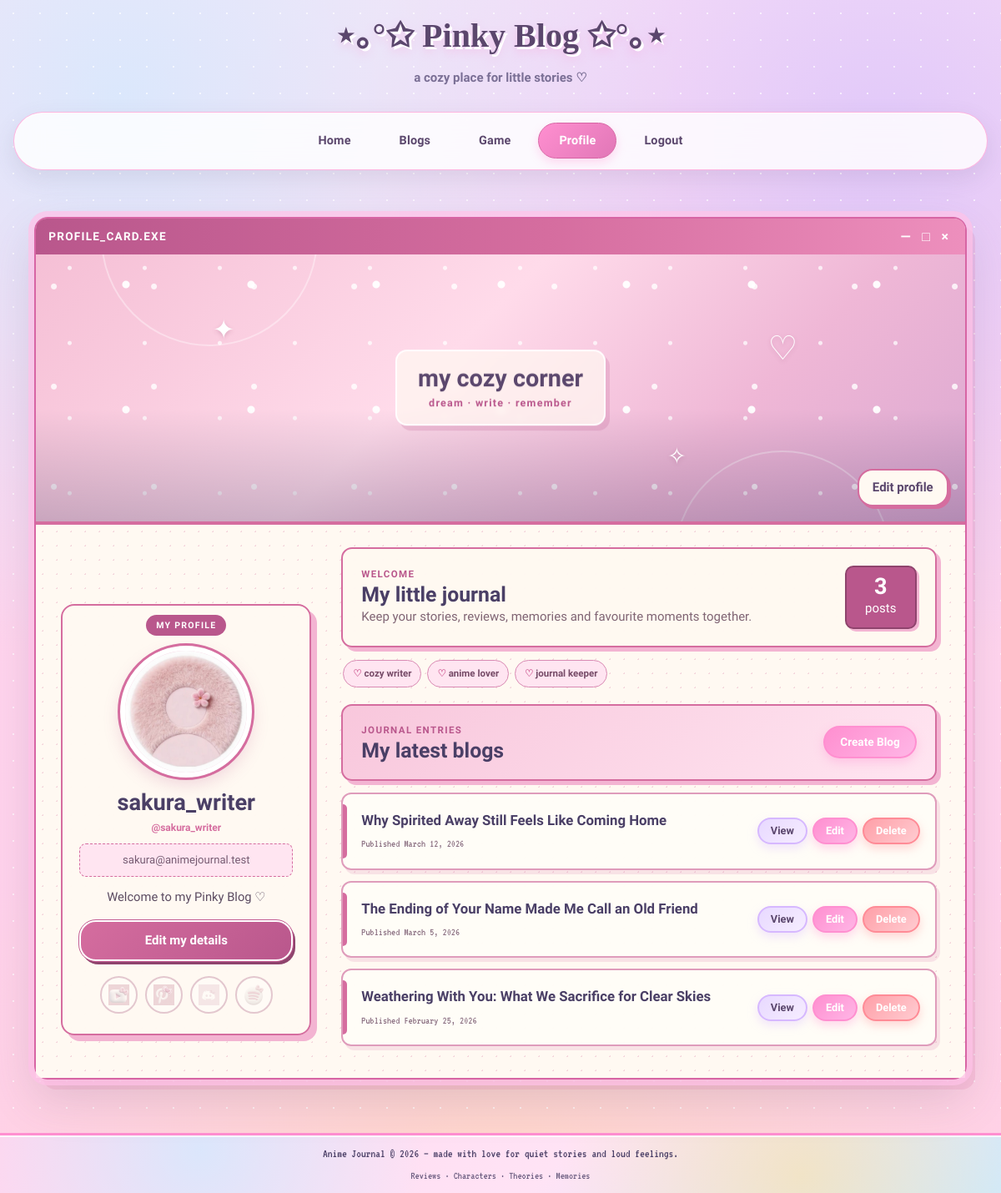
The app's page /profile.php (signed in) with its own data.
### tables this page shows
CREATE TABLE IF NOT EXISTS user (
    id INT AUTO_INCREMENT PRIMARY KEY,
    username VARCHAR(50) NOT NULL UNIQUE,
    email VARCHAR(100) NOT NULL UNIQUE,
    password VARCHAR(255) NOT NULL,
    role VARCHAR(20) NOT NULL DEFAULT 'user',
    profile_image VARCHAR(255) DEFAULT NULL,
    cover_image VARCHAR(255) DEFAULT NULL,
    description TEXT DEFAULT NULL,
    discord VARCHAR(255) DEFAULT NULL,
    youtube VARCHAR(255) DEFAULT NULL,
    x_link VARCHAR(255) DEFAULT NULL,
    spotify VARCHAR(255) DEFAULT NULL
);

CREATE TABLE IF NOT EXISTS blogPost (
    id INT AUTO_INCREMENT PRIMARY KEY,
    user_id INT NOT NULL,
    title VARCHAR(200) NOT NULL,
    content TEXT NOT NULL,
    thumbnail VARCHAR(255) DEFAULT NULL,
    created_at TIMESTAMP DEFAULT CURRENT_TIMESTAMP,
    updated_at TIMESTAMP DEFAULT CURRENT_TIMESTAMP ON UPDATE CURRENT_TIMESTAMP,
    CONSTRAINT fk_blog_user
        FOREIGN KEY (user_id) REFERENCES user(id)
        ON DELETE CASCADE
        ON UPDATE CASCADE
);

### includes/auth.php (called while the page is built, shortened)
<?php
function isLoggedIn(): bool
{
    return isset($_SESSION['user_id']);
}
function e(string $value): string
{
    return htmlspecialchars($value, ENT_QUOTES, 'UTF-8');
}
function formatDate(string $date): string
{
    return date('F j, Y', strtotime($date));
}

### profile.php (the view, shortened to what this page needs)
<?php
require_once __DIR__ . '/includes/db.php';
require_once __DIR__ . '/includes/header.php';
$userId = (int) $_SESSION['user_id'];
$stmt = $conn->prepare(
    'SELECT username, email, profile_image, cover_image, description, discord, youtube, x_link, spotify
     FROM user WHERE id = ?'
);
$stmt->bind_param('i', $userId);
$stmt->execute();
$user = $stmt->get_result()->fetch_assoc();
$stmt = $conn->prepare(
    'SELECT id, title, created_at, updated_at FROM blogPost
     WHERE user_id = ? ORDER BY created_at DESC'
);
$stmt->bind_param('i', $userId);
$stmt->execute();
$blogs = $stmt->get_result()->fetch_all(MYSQLI_ASSOC);
$totalPosts = count($blogs);
$imagePath = static function (?string $filename, string $fallback): string {
    if ($filename && file_exists(__DIR__ . '/assests/images/' . basename($filename))) {
        return 'assests/images/' . rawurlencode(basename($filename));
    }
    return 'assests/images/' . $fallback;
};
$hasCustomCover = !empty($user['cover_image'])
    && basename($user['cover_image']) !== 'default-cover.jpg'
    && file_exists(__DIR__ . '/assests/images/' . basename($user['cover_image']));
?>
<div class="profile-page-shell">
    <section class="profile-window">
        <div class="profile-window-bar">
            <span>PROFILE_CARD.EXE</span>
            <span class="profile-window-controls" aria-hidden="true">— □ ×</span>
        </div>
        <div class="profile-cover<?= $hasCustomCover ? '' : ' is-default-cover' ?>">
            <?php if ($hasCustomCover): ?>
                <img src="<?= e($imagePath($user['cover_image'], 'default-cover.jpg')) ?>" alt="<?= e($user['username']) ?>'s cover image">
            <?php else: ?>
                <div class="animated-profile-cover" role="img" aria-label="Animated pink sky with drifting clouds, stars and hearts">
                    <span class="cover-sparkle sparkle-one">✦</span>
                    <span class="cover-sparkle sparkle-two">♡</span>
                    <span class="cover-sparkle sparkle-three">✧</span>
                    <div class="cover-message"><strong>my cozy corner</strong><small>dream · write · remember</small></div>
                </div>
            <?php endif; ?>
            <a href="edit_profile.php" class="cover-edit-link">Edit profile</a>
        </div>
        <div class="profile-paper">
            <aside class="profile-identity">
                <div class="profile-picture">
                    <img src="<?= e($imagePath($user['profile_image'], 'default-profile.jpg')) ?>" alt="<?= e($user['username']) ?>'s profile photo">
                </div>
                <h1><?= e($user['username']) ?></h1>
                <span class="profile-handle">@<?= e($user['username']) ?></span>
                <p class="profile-email"><?= e($user['email']) ?></p>
                <p class="profile-bio"><?= nl2br(e($user['description'] ?: 'Welcome to my Pinky Blog ♡')) ?></p>
                <a href="edit_profile.php" class="edit-profile-btn">Edit my details</a>
                <div class="social-links" aria-label="Social links">
                    <?php
                    $socials = [
                        ['youtube', 'youtube.jpg', 'YouTube'],
                        ['x_link', 'pinterest.jpg', 'X / Pinterest'],
                        ['discord', 'discord.jpg', 'Discord'],
                        ['spotify', 'spotify.jpg', 'Spotify'],
                    ];
                    foreach ($socials as [$field, $icon, $label]):
                        $link = trim((string) ($user[$field] ?? ''));
                        $isSafeLink = filter_var($link, FILTER_VALIDATE_URL)
                            && in_array(strtolower((string) parse_url($link, PHP_URL_SCHEME)), ['http', 'https'], true);
                    ?>
                        <?php if ($isSafeLink): ?>
                            <a href="<?= e($link) ?>" target="_blank" rel="noopener noreferrer" class="social-frame" title="<?= e($label) ?>">
                                <img src="assests/images/<?= e($icon) ?>" alt="<?= e($label) ?>">
                            </a>
                        <?php else: ?>
                            <span class="social-frame is-empty" title="Add <?= e($label) ?> in Edit profile">
                                <img src="assests/images/<?= e($icon) ?>" alt="">
                            </span>
                        <?php endif; ?>
                    <?php endforeach; ?>
                </div>
            </aside>
            <main class="profile-journal">
                <div class="journal-welcome">
                    <div>
                        <p class="eyebrow">Welcome</p>
                        <h2>My little journal</h2>
                        <p>Keep your stories, reviews, memories and favourite moments together.</p>
                    </div>
                    <div class="profile-stats">
                        <span><strong><?= $totalPosts ?></strong> posts</span>
                    </div>
                </div>
                <div class="profile-mood-strip" aria-label="Profile highlights">
                    <span>cozy writer</span><span>anime lover</span><span>journal keeper</span>
                </div>
                <div class="journal-heading">
                    <div>
                        <p class="eyebrow">Journal entries</p>
                        <h2>My latest blogs</h2>
                    </div>
                    <a href="create.php" class="btn btn-primary">Create Blog</a>
                </div>
                <?php if (empty($blogs)): ?>
                    <div class="empty-state profile-empty">
                        <p>You haven't written any blog posts yet.</p>
                        <a href="create.php" class="btn btn-primary">Create Your First Blog</a>
                    </div>
                <?php else: ?>
                    <div class="dashboard-list profile-post-list">
                        <?php foreach ($blogs as $blog): ?>
                            <article class="dashboard-item profile-post">
                                <div>
                                    <h3><?= e($blog['title']) ?></h3>
                                    <p class="meta">Published <?= e(formatDate($blog['created_at'])) ?><?php if ($blog['updated_at'] !== $blog['created_at']): ?> · Updated <?= e(formatDate($blog['updated_at'])) ?><?php endif; ?></p>
                                </div>
                                <div class="actions">
                                    <a href="view.php?id=<?= (int) $blog['id'] ?>" class="btn btn-secondary btn-small">View</a>
                                    <a href="edit.php?id=<?= (int) $blog['id'] ?>" class="btn btn-primary btn-small">Edit</a>
                                    <form method="POST" action="delete.php" data-confirm-delete data-blog-title="<?= e($blog['title']) ?>">
                                        <button type="submit" class="btn btn-danger btn-small">Delete</button>
                                    </form>
                                </div>
                            </article>
                        <?php endforeach; ?>
                    </div>
                <?php endif; ?>
            </main>
        </div>
    </section>
</div>
<?php require_once __DIR__ . '/includes/footer.php'; ?>

### includes/header.php (shortened to what this page needs)
<?php
require_once __DIR__ . '/auth.php';
$currentPage = basename($_SERVER['PHP_SELF']);
$isHome = $currentPage === 'index.php';
?>
<!DOCTYPE html>
<html lang="en">
<head>
    <link rel="stylesheet" href="css/style.css?v=<?= (int) filemtime(__DIR__ . '/../css/style.css') ?>">
<link rel="stylesheet" href="css/pinky-theme.css?v=<?= (int) filemtime(__DIR__ . '/../css/pinky-theme.css') ?>">
<?php if (in_array(basename($_SERVER['PHP_SELF']), ['profile.php', 'edit_profile.php'], true)): ?>
<link rel="stylesheet" href="css/profile.css?v=<?= (int) filemtime(__DIR__ . '/../css/profile.css') ?>">
<?php endif; ?>
</head>
<body class="<?= $isHome ? 'page-home' : 'page-inner' ?>">
<div class="float-field">
</div>
<?php if ($currentPage !== 'blogs.php'): ?>
    <header class="pinky-header">
        <div class="pinky-logo">
            ⋆｡°✩ Pinky Blog ✩°｡⋆
        </div>
        <p class="pinky-tagline">
            a cozy place for little stories ♡
        </p>
    </header>
<?php endif; ?>
<nav class="pinky-nav">
    <a href="index.php" class="<?= $currentPage === 'index.php' ? 'active' : '' ?>">
        <small>Home</small>
    </a>
    <a href="blogs.php" class="<?= in_array($currentPage, ['blogs.php', 'view.php'], true) ? 'active' : '' ?>">
        <small>Blogs</small>
    </a>
    <a href="game.html" class="<?= $currentPage === 'game.html' ? 'active' : '' ?>">
        <small>Game</small>
    </a>
    <?php if (isLoggedIn()): ?>
    <a href="profile.php" class="<?= in_array($currentPage, ['profile.php', 'edit_profile.php', 'create.php', 'edit.php'], true) ? 'active' : '' ?>">
        <small>Profile</small>
    </a>
    <a href="logout.php">
        <small>Logout</small>
    </a>
    <?php else: ?>
    <a href="login.php">
        <small>Login</small>
    </a>
    <?php endif; ?>
</nav>
    <main class="main-content">

### includes/footer.php (shortened to what this page needs)
    </main>
    <footer class="site-footer">
        <div class="footer-frame">
            <p>Anime Journal &copy; <?= date('Y') ?> — made with love for quiet stories and loud feelings.</p>
            <p class="footer-note">Reviews &middot; Characters &middot; Theories &middot; Memories</p>
        </div>
    </footer>
</body>
</html>

### css/pinky-theme.css (style rules this page uses)
:root { --cr-pink: #ffd6ef; --cr-white-glow: #ffffff; --cr-hotpink: #ff8fd0; --cr-cotton-pink: #ffb6e6; --cr-gold: #ffe08f; --cr-lavender: #c8b6ff; --cr-plum: #3a3450; }
body { font-family: 'Quicksand', sans-serif; color: var(--cr-plum); background-color: var(--cr-pink); background-image: radial-gradient(circle, rgba(255,255,255,0.65) 1.5px, transparent 1.5px), radial-gradient(circle at 12% 8%, rgba(207, 234, 255, 0.75) 0%, transparent 40%), radial-gradient(circle at 88% 12%, rgba(200, 182, 255, 0.55) 0%, transparent 38%), radial-gradient(circle at 50% 100%, rgba(255, 224, 143, 0.35) 0%, transparent 45%), linear-gradient(180deg, #ffe3f5 0%, var(--cr-pink) 35%, #ffd0ea 100%); background-size: 32px 32px, auto, auto, auto, auto; background-repeat: repeat, no-repeat, no-repeat, no-repeat, no-repeat; background-attachment: fixed; min-height: 100vh; }
.float-field { position: fixed; inset: 0; pointer-events: none; overflow: hidden; z-index: 0; }

### records on screen
user: username "sakura_writer", email "sakura@animejournal.test", description "Welcome to my Pinky Blog ♡"
blogpost: title "Why Spirited Away Still Feels Like Coming Home", created_at "March 12, 2026"
blogpost: title "The Ending of Your Name Made Me Call an Old Friend", created_at "March 5, 2026"
blogpost: title "Weathering With You: What We Sacrifice for Clear Skies", created_at "February 25, 2026"

### other values on screen
$totalPosts "3"
